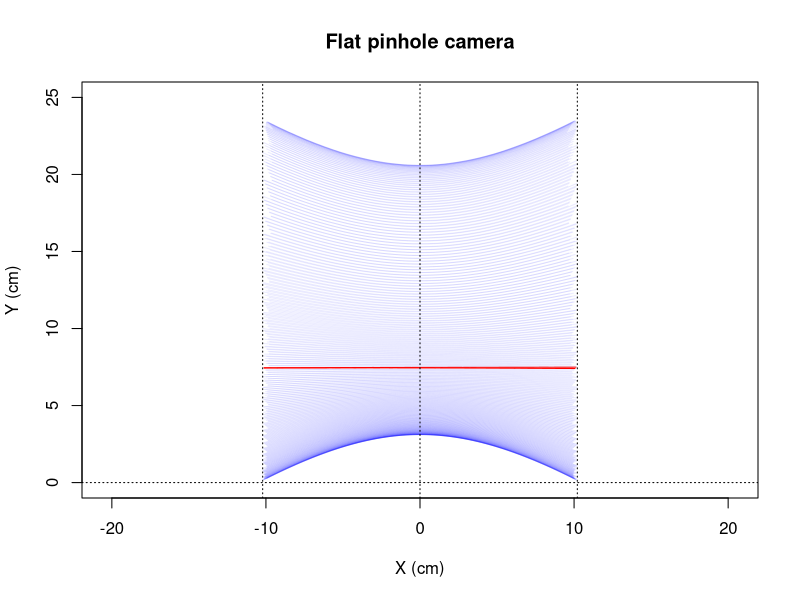
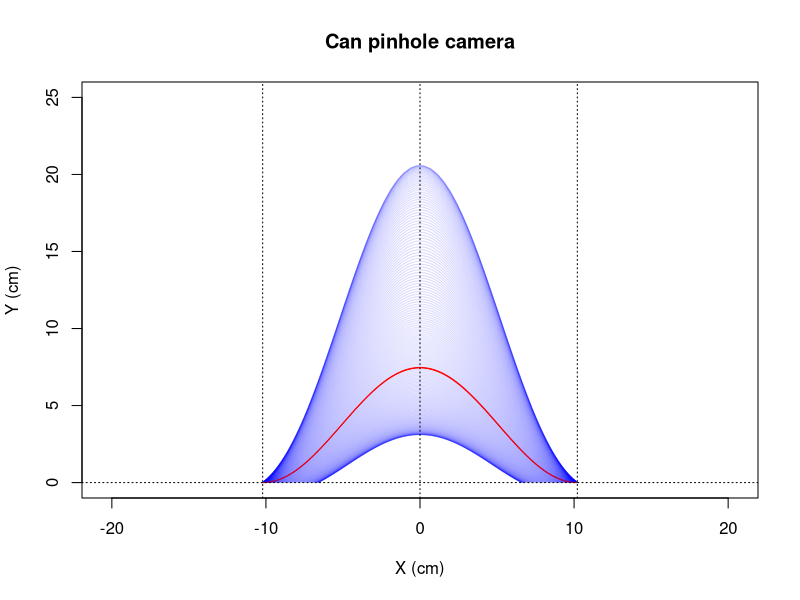
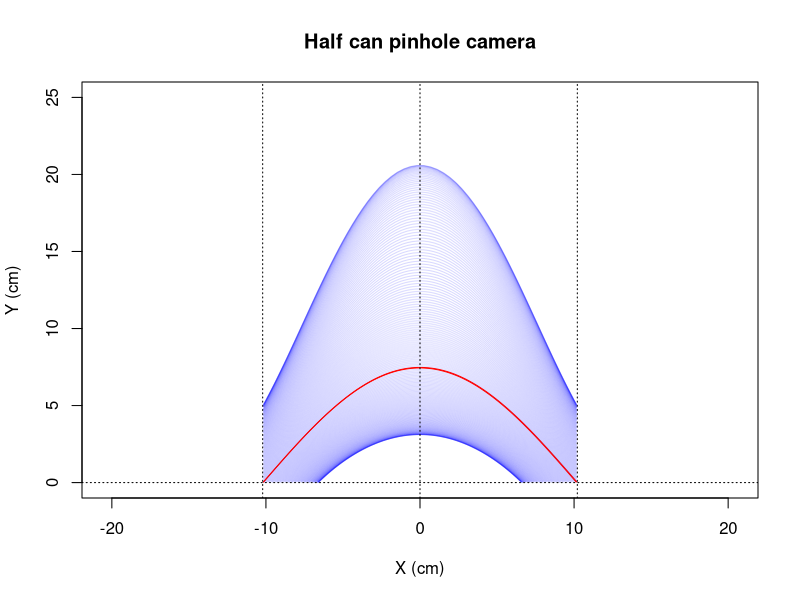
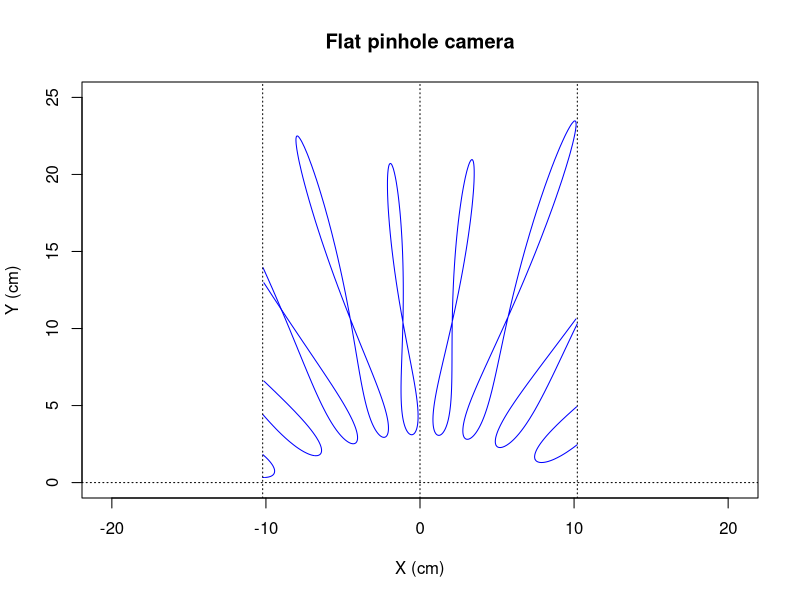
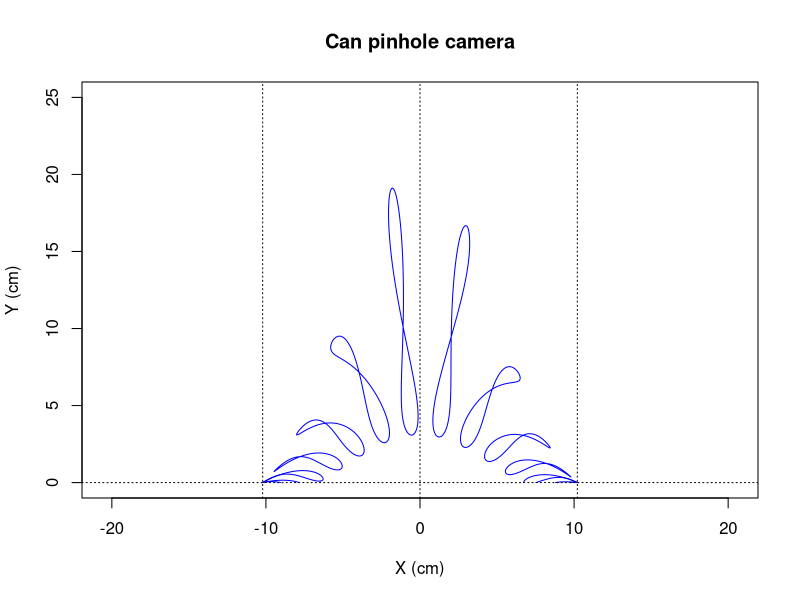
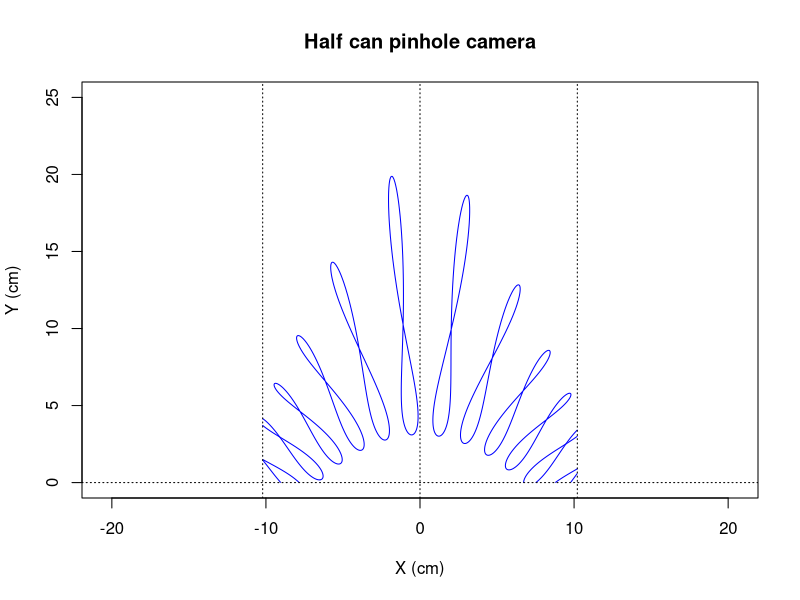

R code for these plots, in order:
# Solargraph simulation with R
# www.overfitting.net
# https://www.overfitting.net/2022/04/simulacion-de-solarigrafias-con-r.html


# Degrees to radians
deg2rad=function(deg) {deg*pi/180}

# Elevation and azimuth per day in 2022 (5min sampling) from:
# https://www.sunearthtools.com/dp/tools/pos_sun.php#annual
elevazim=read.table("year2022_elev_azim_GMT+1_NoDST.csv",
                    header=T, sep=";", dec=".")

# Calculate equinoxes
equinoxspr=elevazim[elevazim$DAY=='20/03/2022',]  # spring equinox
NEQUINOXSPR=as.integer(rownames(equinoxspr))  # row 79

equinoxaut=elevazim[elevazim$DAY=='23/09/2022',]  # autumn equinox
NEQUINOXAUT=as.integer(rownames(equinoxaut))  # row 266


# PLOT SUN TRAJECTORIES FOR 3 PINHOLE CAMERAS

# Pinhole cameras focal lengths
f=2*(6.5/2)  # 6.5cm pinhole camera
Rlata=f/2  # can camera (beer can diameter=6.5 cm)
Rsemilata=f  # half can camera

# Prepare Azim/Elev data
elevazimtmp=elevazim[1:365,2:ncol(elevazim)]
azimtmp=elevazimtmp[col(elevazimtmp)%%2==0]
elevtmp=elevazimtmp[col(elevazimtmp)%%2==1]
dim(azimtmp)=c(nrow(elevazimtmp), ncol(elevazimtmp)/2)
dim(elevtmp)=dim(azimtmp)

# Flat pinhole camera
png(file="pinhole1.png", width=512, height=640)
for (i in 1:nrow(azimtmp)) {
    x0=f*tan(deg2rad(azimtmp[i,]-180))
    y0=f*tan(deg2rad(elevtmp[i,]))/cos(deg2rad(azimtmp[i,]-180))
    MAXX=f*deg2rad(90)
    x0[x0 > MAXX]=NA
    x0[x0 < -MAXX]=NA
    y0[y0 < 0]=NA
        
    if (i==1) {
        plot(x0, y0, asp=1,
             xlim=c(-MAXX,MAXX), ylim=c(0,25), type='l',
             main='Flat pinhole camera', xlab='X (cm)', ylab='Y (cm)',
             col=rgb(0,0,1,0.08))        
    } else {
        lines(x0, y0, type='l',
            col=ifelse((i==NEQUINOXSPR | i==NEQUINOXAUT), rgb(1,0,0,1),
            rgb(0,0,1,0.08)))  
    }
}
abline(h=0, v=c(-MAXX,0,MAXX), lty='dotted')
dev.off()

# Can pinhole camera
png(file="pinhole2.png", width=512, height=640)
for (i in 1:nrow(azimtmp)) {
    x0=2*Rlata*deg2rad(azimtmp[i,]-180)
    y0=2*Rlata*tan(deg2rad(elevtmp[i,]))*cos(deg2rad(azimtmp[i,]-180))
    MAXX=2*Rlata*deg2rad(90)
    x0[x0 > MAXX]=NA
    x0[x0 < -MAXX]=NA
    y0[y0 < 0]=NA
    
    if (i==1) {
        plot(x0, y0, asp=1,
             xlim=c(-MAXX,MAXX), ylim=c(0,25), type='l',
             main='Can pinhole camera', xlab='X (cm)', ylab='Y (cm)',
             col=rgb(0,0,1,0.08))        
    } else {
        lines(x0, y0, type='l',
            col=ifelse((i==NEQUINOXSPR | i==NEQUINOXAUT), rgb(1,0,0,1),
            rgb(0,0,1,0.08)))   
    }
}
abline(h=0, v=c(-MAXX,0,MAXX), lty='dotted')
dev.off()

# Half can pinhole camera
png(file="pinhole3.png", width=512, height=640)
for (i in 1:nrow(azimtmp)) {
    x0=Rsemilata*deg2rad(azimtmp[i,]-180)
    y0=Rsemilata*tan(deg2rad(elevtmp[i,]))
    MAXX=Rsemilata*deg2rad(90)
    x0[x0 > MAXX]=NA
    x0[x0 < -MAXX]=NA
    y0[y0 < 0]=NA

    if (i==1) {
        plot(x0, y0, asp=1,
             xlim=c(-MAXX,MAXX), ylim=c(0,25), type='l',
             main='Half can pinhole camera', xlab='X (cm)', ylab='Y (cm)',
             col=rgb(0,0,1,0.08))         
    } else {
        lines(x0, y0, type='l',
            col=ifelse((i==NEQUINOXSPR | i==NEQUINOXAUT), rgb(1,0,0,1),
            rgb(0,0,1,0.08)))
    }
}
abline(h=0, v=c(-MAXX,0,MAXX), lty='dotted')
dev.off()



# DRAW ANALEMMAS

# Keep samples at exact hours (60min / 5min/sample = 12 -> 1h = 12 samples )
azimana=azimtmp[col(azimtmp)%%12==0]
elevana=elevtmp[col(elevtmp)%%12==0]
dim(azimana)=c(365, 24)
dim(elevana)=c(365, 24)

png(file="pinhole_analemma1.png", width=512, height=640)
for (i in 1:24) {
    x0=f*tan(deg2rad(azimana[,i]-180))
    y0=f*tan(deg2rad(elevana[,i]))/cos(deg2rad(azimana[,i]-180))
    MAXX=f*deg2rad(90)
    x0[x0 > MAXX]=NA
    x0[x0 < -MAXX]=NA
    y0[y0 < 0]=NA
    
    if (i==1) {
        plot(x0, y0, asp=1,
             xlim=c(-MAXX,MAXX), ylim=c(0,25), type='l',
             main='Flat pinhole camera', xlab='X (cm)', ylab='Y (cm)',
             col=rgb(0,0,1,1))         
    } else {
        lines(x0, y0, type='l', col=rgb(0,0,1,1)) 
    }
}
abline(h=0, v=c(-MAXX,0,MAXX), lty='dotted')
dev.off()

png(file="pinhole_analemma2.png", width=512, height=640)
for (i in 1:24) {
    x0=2*Rlata*deg2rad(azimana[,i]-180)
    y0=2*Rlata*tan(deg2rad(elevana[,i]))*cos(deg2rad(azimana[,i]-180))
    MAXX=2*Rlata*deg2rad(90)
    x0[x0 > MAXX]=NA
    x0[x0 < -MAXX]=NA
    y0[y0 < 0]=NA
    
    if (i==1) {
        plot(x0, y0, asp=1,
             xlim=c(-MAXX,MAXX), ylim=c(0,25), type='l',
             main='Can pinhole camera', xlab='X (cm)', ylab='Y (cm)',
             col=rgb(0,0,1,1))         
    } else {
        lines(x0, y0, type='l', col=rgb(0,0,1,1)) 
    }
}
abline(h=0, v=c(-MAXX,0,MAXX), lty='dotted')
dev.off()

png(file="pinhole_analemma3.png", width=512, height=640)
for (i in 1:24) {
    x0=Rsemilata*deg2rad(azimana[,i]-180)
    y0=Rsemilata*tan(deg2rad(elevana[,i]))
    MAXX=Rsemilata*deg2rad(90)
    x0[x0 > MAXX]=NA
    x0[x0 < -MAXX]=NA
    y0[y0 < 0]=NA
    
    if (i==1) {
        plot(x0, y0, asp=1,
             xlim=c(-MAXX,MAXX), ylim=c(0,25), type='l',
             main='Half can pinhole camera', xlab='X (cm)', ylab='Y (cm)',
             col=rgb(0,0,1,1))         
    } else {
        lines(x0, y0, type='l', col=rgb(0,0,1,1)) 
    }
}
abline(h=0, v=c(-MAXX,0,MAXX), lty='dotted')
dev.off()
